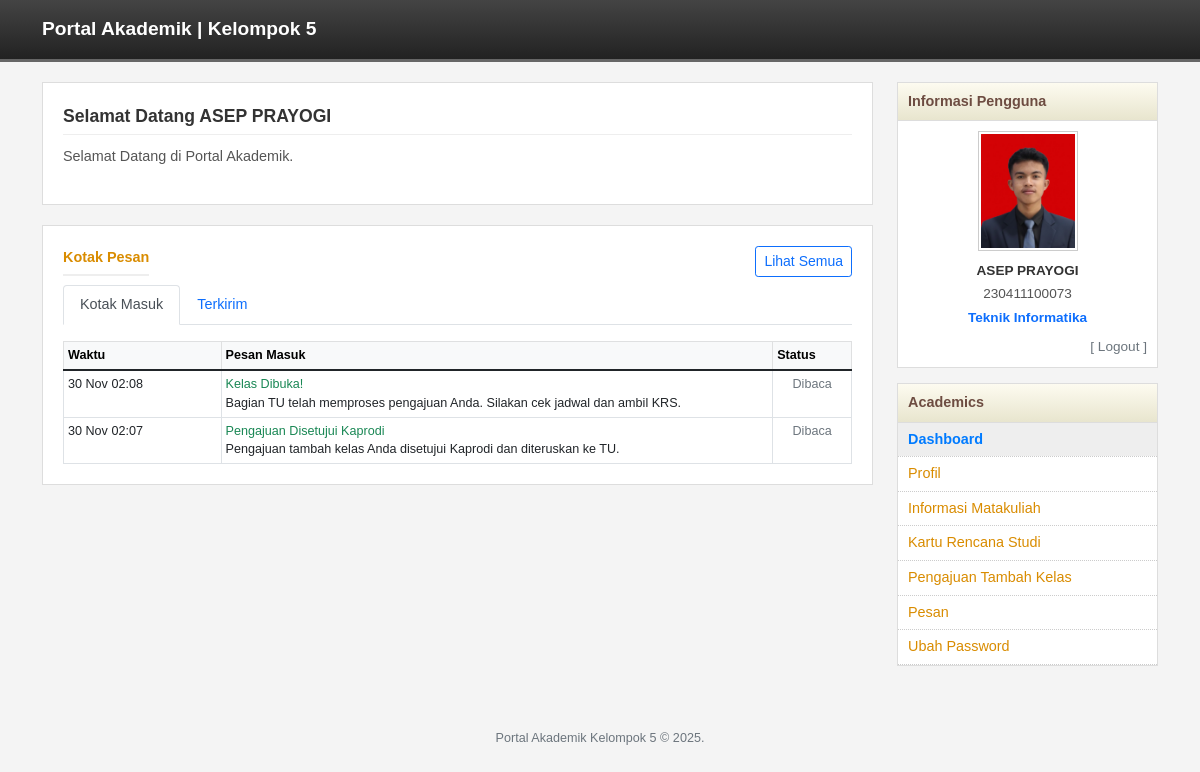
Before: /mahasiswa/dashboard.php (signed in) with the older database file.
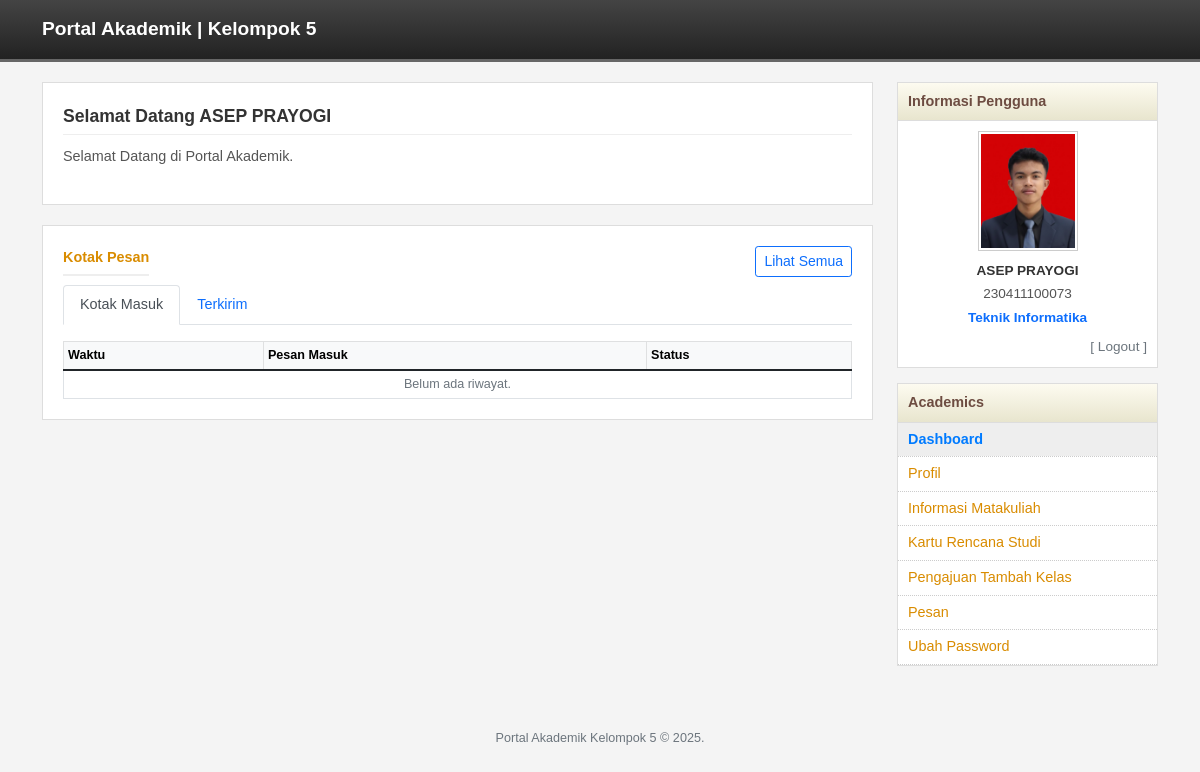
After: the same page with the newer database file.
### tables this page shows
CREATE TABLE `notifikasi` (
  `id` int(11) NOT NULL,
  `user_id` int(11) NOT NULL,
  `user_type` enum('mahasiswa','dosen','tata_usaha') NOT NULL,
  `sender_id` int(11) DEFAULT NULL,
  `sender_type` enum('mahasiswa','dosen','tata_usaha') DEFAULT NULL,
  `judul` varchar(255) NOT NULL,
  `pesan` text NOT NULL,
  `tipe` enum('info','warning','success','error') DEFAULT 'info',
  `is_read` tinyint(1) DEFAULT 0,
  `is_deleted` tinyint(1) DEFAULT 0,
  `link` varchar(255) DEFAULT NULL,
  `created_at` timestamp NULL DEFAULT current_timestamp()
);

### mahasiswa/dashboard.php (the view, shortened to what this page needs)
<?php
require_once "../config/database.php";
$user = $_SESSION['user'];
$nama = htmlspecialchars($user['nama']);
$user_id = $user['id'];
$stmtInbox = $pdo->prepare("SELECT * FROM notifikasi WHERE user_id = ? AND user_type = 'mahasiswa' ORDER BY created_at DESC LIMIT 5");
$stmtInbox->execute([$user_id]);
$inbox = $stmtInbox->fetchAll();
?>
<!DOCTYPE html>
<html lang="id">
<head>
    <link href="https://cdn.jsdelivr.net/npm/bootstrap@5.1.3/dist/css/bootstrap.min.css" rel="stylesheet">
    <link rel="stylesheet" href="https://cdnjs.cloudflare.com/ajax/libs/font-awesome/6.0.0/css/all.min.css">
    <link rel="stylesheet" href="../assets/css/style.css">
</head>
<body>
<?php include "../header.php"; ?>
<div class="container">
    <div class="row">
        <div class="col-md-9">
            <div class="content-box">
                <div class="welcome-title">Selamat Datang <?= strtoupper($nama) ?></div>
                <div class="welcome-text">
                    <p>Selamat Datang di Portal Akademik.</p>
                </div>
            </div>
            <div class="content-box">
                <div class="d-flex justify-content-between align-items-center mb-2">
                    <div class="msg-header mb-0">Kotak Pesan</div>
                    <a href="pesan.php" class="btn btn-sm btn-outline-primary">Lihat Semua</a>
                </div>
                <ul class="nav nav-tabs mb-3" id="msgTab" role="tablist">
                    <li class="nav-item">
                        <button class="nav-link active" id="inbox-tab" data-bs-toggle="tab" data-bs-target="#inbox" type="button">Kotak Masuk</button>
                    </li>
                    <li class="nav-item">
                        <button class="nav-link" id="sent-tab" data-bs-toggle="tab" data-bs-target="#sent" type="button">Terkirim</button>
                    </li>
                </ul>
                <div class="tab-content" id="msgTabContent">
                    <div class="tab-pane fade show active" id="inbox">
                        <div class="table-responsive">
                            <table class="table table-bordered table-sm mb-0 small">
                                <thead class="table-light"><tr><th>Waktu</th><th>Pesan Masuk</th><th>Status</th></tr></thead>
                                <tbody>
                                    <?php if(empty($inbox)): ?>
                                        <tr><td colspan="3" class="text-center text-muted">Belum ada riwayat.</td></tr>
                                    <?php else: ?>
                                        <?php foreach($inbox as $n): ?>
                                        <tr class="<?= $n['is_read'] ? '' : 'fw-bold bg-light' ?>">
                                            <td width="20%"><?= date('d M H:i', strtotime($n['created_at'])) ?></td>
                                            <td>
                                                <span class="text-<?= $n['tipe']=='error'?'danger':($n['tipe']=='success'?'success':'primary') ?>"><?= htmlspecialchars($n['judul']) ?></span><br>
                                                <?= htmlspecialchars($n['pesan']) ?>
                                            </td>
                                            <td width="10%" class="text-center"><?= $n['is_read'] ? '<span class="text-muted">Dibaca</span>' : '<span class="badge bg-success">Baru</span>' ?></td>
                                        </tr>
                                        <?php endforeach; ?>
                                    <?php endif; ?>
                                </tbody>
                            </table>
                        </div>
                    </div>
                </div>
            </div>
        </div>
        <div class="col-md-3">
            <?php include "sidebar.php"; ?>
        </div>
    </div>
</div>
<?php include "../footer.php"; ?>
</body>
</html>

Changed rows visible on the page:
removed notifikasi: created_at "30 Nov 02:08", judul "Kelas Dibuka!", pesan "Bagian TU telah memproses pengajuan Anda. Silakan cek jadwal dan ambil KRS.", is_read "Dibaca"
removed notifikasi: created_at "30 Nov 02:07", judul "Pengajuan Disetujui Kaprodi", pesan "Pengajuan tambah kelas Anda disetujui Kaprodi dan diteruskan ke TU.", is_read "Dibaca"
Other visible differences:
text now shown: "Belum ada riwayat."
